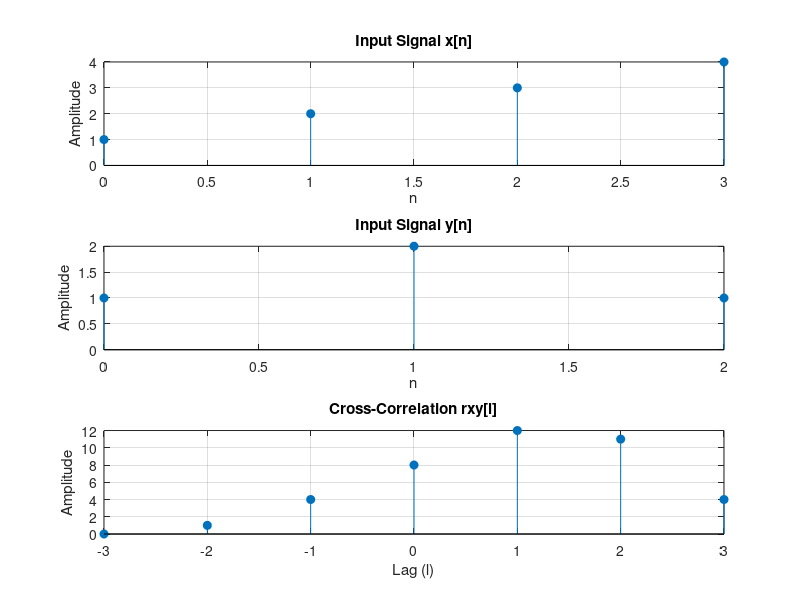

This chart was generated by the following MATLAB code:

% Cross-Correlation Using MATLAB Function
clc;
clear all;
close all;

% Input sequences
x = [1 2 3 4];
y = [1 2 1];

% Calculate cross-correlation
[rxy, lags] = xcorr(x, y);

% Display results
disp('Input sequence x[n]:');
disp(x);

disp('Input sequence y[n]:');
disp(y);

disp('Cross-correlation rxy[l]:');
disp(rxy);

disp('Corresponding lags:');
disp(lags);

% Plot signals
subplot(3,1,1);
stem(0:length(x)-1, x, 'filled');
title('Input Signal x[n]');
xlabel('n');
ylabel('Amplitude');
grid on;

subplot(3,1,2);
stem(0:length(y)-1, y, 'filled');
title('Input Signal y[n]');
xlabel('n');
ylabel('Amplitude');
grid on;

subplot(3,1,3);
stem(lags, rxy, 'filled');
title('Cross-Correlation rxy[l]');
xlabel('Lag (l)');
ylabel('Amplitude');
grid on;
